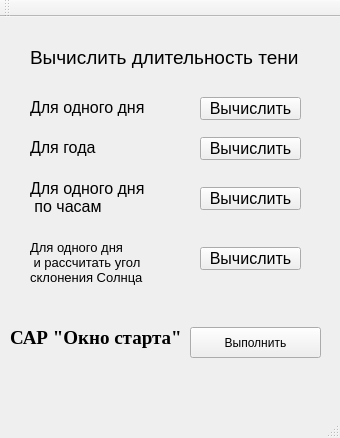
<?xml version="1.0" encoding="UTF-8"?>
<ui version="4.0">
 <class>ChooseAction</class>
 <widget class="QMainWindow" name="ChooseAction">
  <property name="geometry">
   <rect>
    <x>0</x>
    <y>0</y>
    <width>340</width>
    <height>438</height>
   </rect>
  </property>
  <property name="windowTitle">
   <string>ChooseAction</string>
  </property>
  <widget class="QWidget" name="centralWidget">
   <widget class="QLabel" name="label">
    <property name="geometry">
     <rect>
      <x>30</x>
      <y>20</y>
      <width>281</width>
      <height>41</height>
     </rect>
    </property>
    <property name="font">
     <font>
      <pointsize>14</pointsize>
     </font>
    </property>
    <property name="text">
     <string>Вычислить длительность тени</string>
    </property>
   </widget>
   <widget class="QPushButton" name="pushButton_Third">
    <property name="geometry">
     <rect>
      <x>200</x>
      <y>170</y>
      <width>101</width>
      <height>23</height>
     </rect>
    </property>
    <property name="font">
     <font>
      <pointsize>12</pointsize>
     </font>
    </property>
    <property name="text">
     <string>Вычислить</string>
    </property>
   </widget>
   <widget class="QPushButton" name="fourTask">
    <property name="geometry">
     <rect>
      <x>200</x>
      <y>230</y>
      <width>101</width>
      <height>23</height>
     </rect>
    </property>
    <property name="font">
     <font>
      <pointsize>12</pointsize>
     </font>
    </property>
    <property name="text">
     <string>Вычислить</string>
    </property>
   </widget>
   <widget class="QLabel" name="label_3">
    <property name="geometry">
     <rect>
      <x>30</x>
      <y>120</y>
      <width>131</width>
      <height>21</height>
     </rect>
    </property>
    <property name="font">
     <font>
      <pointsize>12</pointsize>
     </font>
    </property>
    <property name="text">
     <string>Для года</string>
    </property>
   </widget>
   <widget class="QPushButton" name="pushButton_Second">
    <property name="geometry">
     <rect>
      <x>200</x>
      <y>120</y>
      <width>101</width>
      <height>23</height>
     </rect>
    </property>
    <property name="font">
     <font>
      <pointsize>12</pointsize>
     </font>
    </property>
    <property name="text">
     <string>Вычислить</string>
    </property>
   </widget>
   <widget class="QPushButton" name="pushButton_First">
    <property name="geometry">
     <rect>
      <x>200</x>
      <y>80</y>
      <width>101</width>
      <height>23</height>
     </rect>
    </property>
    <property name="font">
     <font>
      <pointsize>12</pointsize>
     </font>
    </property>
    <property name="text">
     <string>Вычислить</string>
    </property>
   </widget>
   <widget class="QLabel" name="label_2">
    <property name="geometry">
     <rect>
      <x>30</x>
      <y>80</y>
      <width>131</width>
      <height>21</height>
     </rect>
    </property>
    <property name="font">
     <font>
      <pointsize>12</pointsize>
     </font>
    </property>
    <property name="text">
     <string>Для одного дня</string>
    </property>
   </widget>
   <widget class="QLabel" name="label_5">
    <property name="geometry">
     <rect>
      <x>30</x>
      <y>210</y>
      <width>151</width>
      <height>71</height>
     </rect>
    </property>
    <property name="font">
     <font>
      <pointsize>10</pointsize>
     </font>
    </property>
    <property name="text">
     <string>Для одного дня
 и рассчитать угол
склонения Солнца</string>
    </property>
   </widget>
   <widget class="QLabel" name="label_4">
    <property name="geometry">
     <rect>
      <x>30</x>
      <y>160</y>
      <width>131</width>
      <height>41</height>
     </rect>
    </property>
    <property name="font">
     <font>
      <pointsize>12</pointsize>
     </font>
    </property>
    <property name="text">
     <string>Для одного дня
 по часам</string>
    </property>
   </widget>
   <widget class="QLabel" name="label_6">
    <property name="geometry">
     <rect>
      <x>10</x>
      <y>290</y>
      <width>181</width>
      <height>61</height>
     </rect>
    </property>
    <property name="font">
     <font>
      <family>Times New Roman</family>
      <pointsize>14</pointsize>
      <weight>75</weight>
      <bold>true</bold>
     </font>
    </property>
    <property name="text">
     <string>САР &quot;Окно старта&quot;</string>
    </property>
   </widget>
   <widget class="QPushButton" name="pushButton_five">
    <property name="geometry">
     <rect>
      <x>190</x>
      <y>310</y>
      <width>131</width>
      <height>31</height>
     </rect>
    </property>
    <property name="text">
     <string>Выполнить</string>
    </property>
   </widget>
  </widget>
  <widget class="QMenuBar" name="menuBar">
   <property name="geometry">
    <rect>
     <x>0</x>
     <y>0</y>
     <width>340</width>
     <height>21</height>
    </rect>
   </property>
  </widget>
  <widget class="QToolBar" name="mainToolBar">
   <attribute name="toolBarArea">
    <enum>TopToolBarArea</enum>
   </attribute>
   <attribute name="toolBarBreak">
    <bool>false</bool>
   </attribute>
  </widget>
  <widget class="QStatusBar" name="statusBar"/>
 </widget>
 <layoutdefault spacing="6" margin="11"/>
 <resources/>
 <connections/>
</ui>
